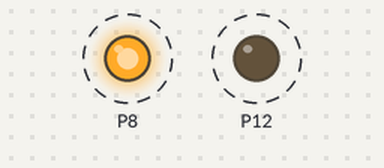
Bench run of a program on a simulated BBC micro:bit running MicroPython. On the bench: output pins drawn as LEDs (lit = HIGH). Dashed ring = blinking.

Above: at 0.5 s.
Timing chart, 0 to 4.6 s (numbered marks = the images above):
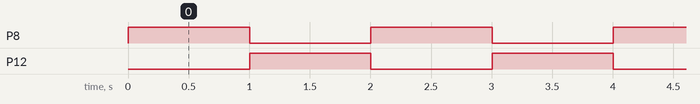

The program:

ex03_flashing_lights.py
```python
from microbit import * # tell python code will run on micro:bit
display.clear() # makes sure all display LEDs are off
while True:
    pin8.write_digital(1)  # turn Maqueen's left  LED on
    pin12.write_digital(0) # turn Maqueen's right LED off
    sleep(1000) # sleep for 1000 milliseconds = 1 second
    pin8.write_digital(0)  # turn Maqueen's left  LED off
    pin12.write_digital(1) # turh Maqueen's right LED on
    sleep(1000) # sleep for 1000 milliseconds = 1 second
```

Measured:
- by itself, P8, P12: alternates HIGH for 1.0 s and LOW for 1.0 s
